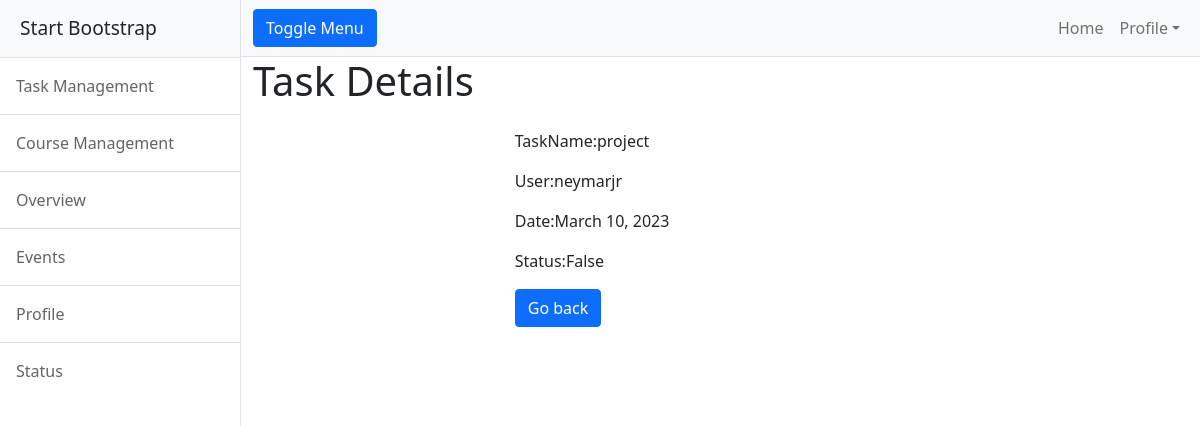
Page /tasks/4 on the committed database.
### todos/models.py (models this page shows, shortened)
class Tasks(models.Model):
    task_name=models.CharField(max_length=200)
    user=models.ForeignKey(User,on_delete=models.CASCADE)
    date=models.DateField(auto_now_add=True)
    status=models.BooleanField(default=False)

### todos/views.py (the view)
# urls.py: path("tasks/<int:pk>",views.TaskDetailView.as_view(),name="task-detail"),
class TaskDetailView(View):
    def get(self,request,*args,**kwargs):
        id=kwargs.get("pk")
        qs=Tasks.objects.get(id=id)
        return render(request,"task-detail.html",{"tasks":qs})

### todos/templates/task-detail.html (shortened to what this page needs)
{%extends 'base.html'%}
{%block body%}
<h1>Task Details</h1>
<div class="container">
    <div class="row">
        <div class="col-3"></div>
        <div class="col-6">
                <div class="card-body">
                  <p class="card-text">TaskName:{{tasks.task_name}}</p>
                  <p class="card-text">User:{{tasks.user}}</p>
                  <p class="card-text">Date:{{tasks.date}}</p>
                  <p class="card-text">Status:{{tasks.status}}</p>
                  <a href="{%url  'task-list'%}" class="btn btn-primary">Go back</a>
                </div>
              </div>
        </div>
    </div>
</div>
{%endblock%}

### rows in the picture
Tasks: task_name "project", user "neymarjr", date "March 10, 2023", status "False"
